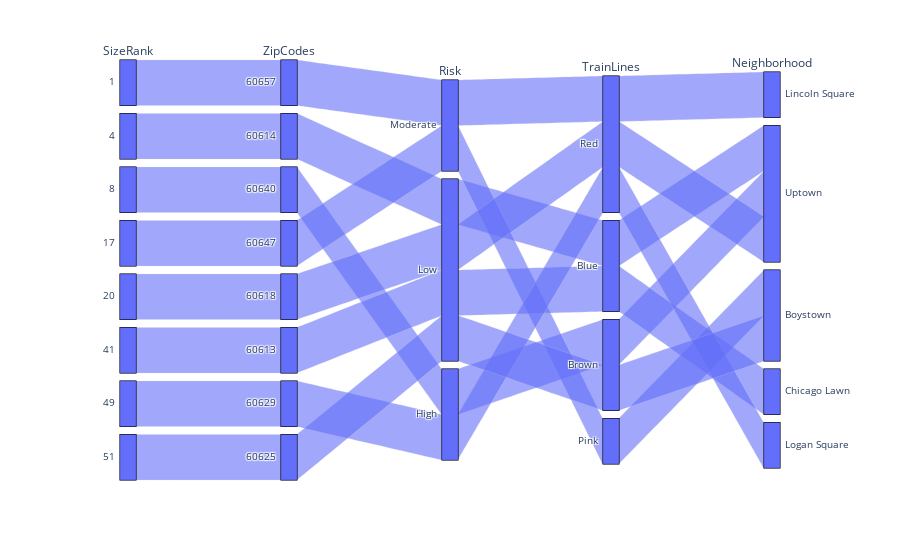

The code cell stored with this chart in its notebook:
### Code cell
import plotly.graph_objects as go

df = cate_df
fig = px.parallel_categories(df)

# df = px.data.tips()
# fig = px.parallel_categories(df, dimensions=['sex', 'smoker', 'day'],
#                 color="size", color_continuous_scale=px.colors.sequential.Inferno,
#                 labels={'sex':'Payer sex', 'smoker':'Smokers at the table', 'day':'Day of week'})

fig.show()

### Figure 1 — Plotly figure (JSON) as saved in the notebook; plotly's stock layout.template omitted (floating-point values rounded to 4 significant figures)
{"data": [{"dimensions": [{"label": "SizeRank", "values": [1, 4, 8, 17, 20, 41, 49, 51]}, {"label": "ZipCodes", "values": [60657, 60614, 60640, 60647, 60618, 60613, 60629, 60625]}, {"label": "Risk", "values": ["Moderate", "Low", "High", "Moderate", "Low", "Low", "High", "Low"]}, {"label": "TrainLines", "values": ["Red", "Blue", "Brown", "Pink", "Red", "Blue", "Red", "Brown"]}, {"label": "Neighborhood", "values": ["Lincoln Square", "Uptown", "Uptown", "Boystown", "Uptown", "Chicago Lawn", "Logan Square", "Boystown"]}], "domain": {"x": [0, 1], "y": [0, 1]}, "name": "", "type": "parcats"}], "layout": {"legend": {"tracegroupgap": 0}, "margin": {"t": 60}}}
